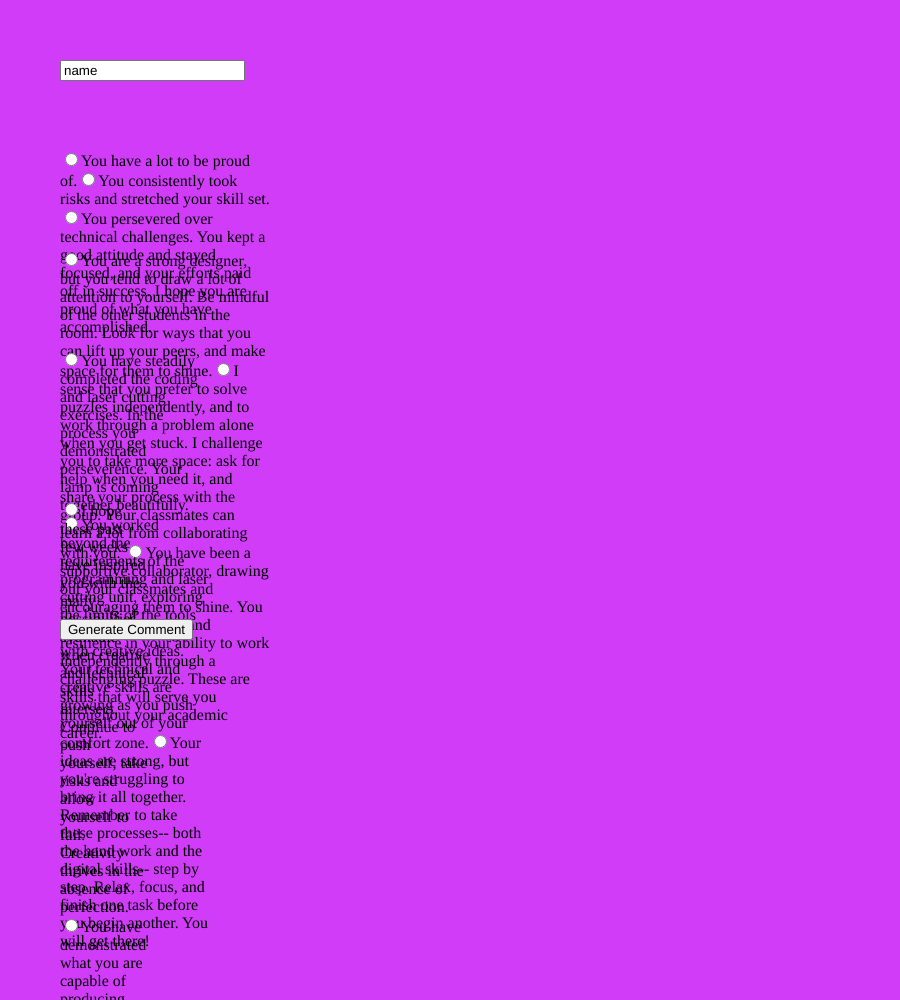
Frame 1 (no input)
Frame 60 (no input): identical to frame 1, image omitted
Frame 120 (the mouse pressed at the canvas centre since frame 60): identical to frame 1, image omitted

The p5.js sketch that drew this single still picture (run headless with seeded random() and noise() and a simulated clock; from frame 60 on, the mouse is pressed at the canvas centre):

// p5.js sketch
// ── sketch.js

// text box input variables
var studentName = "name";
var textileGrade;
var improvements;

//congratulations randomizer
var congratulations;
var achievements = ["achievements", "work", "progress", "learning", "adventures"];

//radio button input variables
var radio;
var progress;
var space;
var closing;

//radio button storage variables
  var goodJob;
  var report1;
  var takemake;
  var changes;

//generate button
var button;


function setup() {


//create canvas section
  createCanvas(900, 1000);

// //name box
   var name = createInput('name');
   name.input(myInputEvent);
   name.position(60,60);

// textile comment box
   // var textile = createInput('');
   // textile.input(textileComment);
   // textile.position(60,350);
   // textile.size(800,30);

 // something to work on comment box
    // var improve = createInput('something to work on');
    // improve.input(improveComment);
    // improve.position(60,450);
    // improve.size(800,30);


  congratulate();

  // let radio1 = createInput('your first ');
  // textile.input(textileComment);
  // textile.position(60,350);
  // textile.size(800,30);


  radio = createRadio();
  radio.option('Be proud of your hard work!', "You have a lot to be proud of.");
  radio.option('You pushed yourself beyond', "You consistently took risks and stretched your skill set.");
  radio.option('You persevered ', "You persevered over technical challenges. You kept a good attitude and stayed focused, and your efforts paid off in success. I hope you are proud of what you have accomplished. ");
  radio.style('width', '210px');
  radio.position(60,150);

  space = createRadio();
  space.option('Make space', "You are a strong designer, but you tend to draw a lot of attention to yourself. Be mindful of the other students in the room. Look for ways that you can lift up your peers, and make space for them to shine.");
  space.option('Take space', "I sense that you prefer to solve puzzles independently, and to work through a problem alone when you get stuck. I challenge you to take more space: ask for help when you need it, and share your process with the group. Your classmates can learn a lot from collaborating with you. ");
  space.option('You rock ', "You have been a supportive collaborator, drawing out your classmates and encouraging them to shine. You also modeled focus and resilience in your ability to work independently through a challenging puzzle. These are skills that will serve you throughout your academic career. ");
  space.style('width', '210px');
  space.position(60,250);

// acrylic cuts
  progress = createRadio();
  progress.option('steady completion', "You have steadily completed the coding and laser cutting exercises. In the process you demonstrated perseverence. Your lamp is coming together beautifully. ");
  progress.option('you have excelled', "You worked beyond the requirements of the programming and laser cutting unit, exploring the limits of the tools and experimenting with creative ideas. Your technical and creative skills are growing as you push yourself out of your comfort zone.");
  progress.option('spotty submission', "Your ideas are strong, but you're struggling to bring it all together. Remember to take these processes-- both the hand work and the digital skills-- step by step. Relax, focus, and finish one task before you begin another. You will get there!");
  progress.style('width', '150px');
  progress.position(60,350);


// take space, make space
  closing = createRadio();
  closing.option('keep it up', "I hope these past few weeks have inspired you with the many possibilities available when creative and technical skills intersect. Continue to push yourself, take risks and allow yourself to fail. Creativity thrives in the absence of perfection. ");
  closing.option('step it up', "You have demonstrated what you are capable of producing when you focus and apply yourself. In the second half of the semester, you will see this work come together in a finished lamp. This is an opportunity for you to take ownership of the work that you make and invest yourself in the process of creating. I look forward to seeing what you make!");
  closing.option('feel better', "This course moves quickly and you have learned an extraordinary amount in the past few weeks. Focus on your accomplishments. Think of a moment when you were stuck and you worked through the problem (either by asking for help, or by patiently troubleshooting). As you work toward completing your lamp, try to replicate that success. Be an advocate for yourself-- come for help when you need it, and trust your own skills and knowledge. You are doing a great job! ");
  closing.style('width', '90px');
  closing.position(60,500);


  button = createButton('Generate Comment');
  button.position(60, 619);
  button.mousePressed(generateComment);



}

function draw() {
  background(209, 60, 249);
  stroke(255);

  affirmation();

  makeSpace();

  progress1();

  closingStatement();

}


function myInputEvent(){
  studentName = this.value();
//  console.log(studentName, ',');

}

function textileComment(){
  textileGrade = this.value();
//  console.log(textileGrade,',');

}

function improveComment(){
  improvements = this.value();
//  console.log(this.value(),',');

}

function congratulate(){

  congratulations = "Congratulations on your "+ achievements[int(random(0, achievements.length))] + " in Design and Technology.";
//  congratulations.position(60, 100);

}

function affirmation(){

   goodJob = radio.value();


}

function progress1(){

  report1 = progress.value();
  // if (report1) {
  //   console.log(report1);
  // }

}

function makeSpace(){

  takemake = space.value();
}

function closingStatement(){

 changes = closing.value();
  // if (doIt) {
  //   console.log(doIt);
  // }

}

function generateComment() {
  console.log(studentName, congratulations, goodJob, takemake, report1, changes);
}
